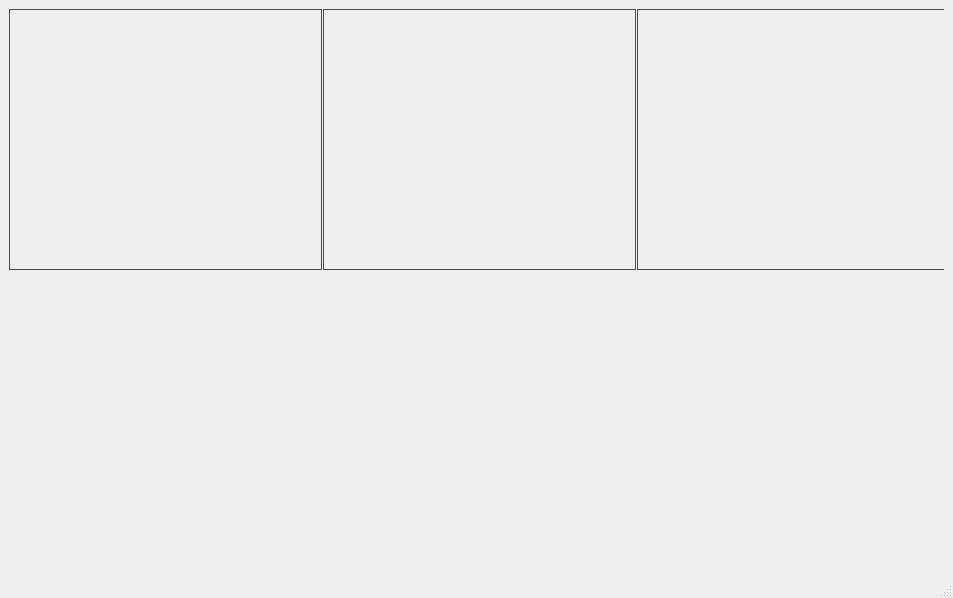
<?xml version="1.0" encoding="UTF-8"?>
<ui version="4.0">
 <class>MainWindow</class>
 <widget class="QMainWindow" name="MainWindow">
  <property name="geometry">
   <rect>
    <x>0</x>
    <y>0</y>
    <width>953</width>
    <height>598</height>
   </rect>
  </property>
  <property name="windowTitle">
   <string>MainWindow</string>
  </property>
  <widget class="QWidget" name="centralwidget">
   <layout class="QVBoxLayout" name="verticalLayout_4">
    <item>
     <widget class="QWidget" name="widget" native="true">
      <widget class="QWidget" name="CEWidget" native="true">
       <property name="geometry">
        <rect>
         <x>0</x>
         <y>0</y>
         <width>313</width>
         <height>261</height>
        </rect>
       </property>
       <property name="styleSheet">
        <string notr="true">border: 1px solid red;</string>
       </property>
      </widget>
      <widget class="QWidget" name="PWidget" native="true">
       <property name="geometry">
        <rect>
         <x>314</x>
         <y>0</y>
         <width>313</width>
         <height>261</height>
        </rect>
       </property>
       <property name="styleSheet">
        <string notr="true">border: 1px solid red;</string>
       </property>
      </widget>
      <widget class="QWidget" name="PEWidget" native="true">
       <property name="geometry">
        <rect>
         <x>628</x>
         <y>0</y>
         <width>313</width>
         <height>261</height>
        </rect>
       </property>
       <property name="styleSheet">
        <string notr="true">border: 1px solid red;</string>
       </property>
      </widget>
     </widget>
    </item>
   </layout>
  </widget>
  <widget class="QMenuBar" name="menubar">
   <property name="geometry">
    <rect>
     <x>0</x>
     <y>0</y>
     <width>953</width>
     <height>26</height>
    </rect>
   </property>
  </widget>
  <widget class="QStatusBar" name="statusbar"/>
 </widget>
 <resources/>
 <connections/>
</ui>
